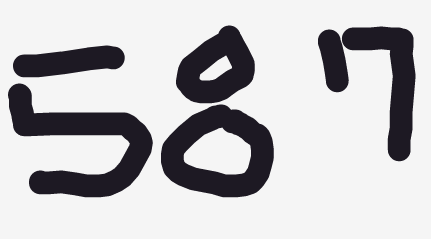
#> input picture ch7/587.png, 431 x 239 px, found by its file name
$ jupyter execute --allow-errors ocr_test.ipynb   (shell and % lines are left out)   (older library calls are emulated)
#> lines starting #> are read from the running program, lines starting #| are printed output that depends on the picture; after the words box and inside, x2 and y2 are one past the last pixel; in counts of white or black regions, pixels touching at a corner belong together
### ch7/ocr_mnist.py
from keras.datasets import mnist
from keras.models import Sequential
from keras.layers.core import Dense, Dropout, Activation, Flatten
from keras.layers import Convolution2D, MaxPooling2D
from keras.optimizers import SGD, Adam, RMSprop
from keras.utils import np_utils
image_w = 28
image_h = 28
nb_classes = 10
# [20 lines left out: function main, not called in this run]
def build_model():
  # MLP 모델 구축
  model = Sequential()
  model = Sequential()
  model.add(Dense(512, input_shape=(784,)))
  model.add(Activation('relu'))
  model.add(Dropout(0.2))
  model.add(Dense(512))
  model.add(Activation('relu'))
  model.add(Dropout(0.2))
  model.add(Dense(10))
  model.add(Activation('softmax'))
  model.compile(loss='categorical_crossentropy',
    optimizer=RMSprop(),
    metrics=['accuracy'])
  return model
# [2 lines that do not run on import are left out]

### ch7/ocr_test.ipynb
[cell 1]
import sys
import numpy as np
import cv2 as cv
import ocr_mnist

#> (the rest of this cell did not finish here and is left out)

[cell 2]
from matplotlib import pyplot as plt

[cell 3]
# 판정할 이미지

#im = cv.imread('numbers100.PNG')
#im = cv.imread('ttt.PNG')
im = cv.imread('587.PNG')
#> im is the input picture: shape (239, 431, 3); mean B, G, R 195.7, 193.4, 194.3

#im = cv.imread('digit.jpg')
# http://hanzratech.in/2015/02/24/handwritten-digit-recognition-using-opencv-sklearn-and-python.html

# 윤곽 추출하기 --- (※3)
im_p = cv.cvtColor(im, cv.COLOR_BGR2GRAY) # 그레이스케일로 변환하기
im_p = cv.GaussianBlur(im_p, (5, 5), 0) # 블러
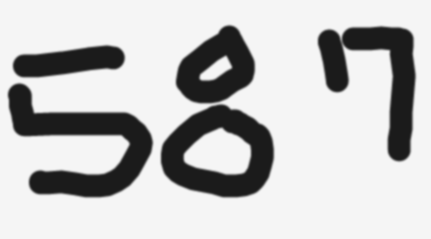
#> im_p: shape (239, 431); min 27, max 245, mean 193.9

[cell 4]
kernel = np.ones((3,3), np.uint8)
im_p = cv.erode(im_p, kernel, iterations=4)
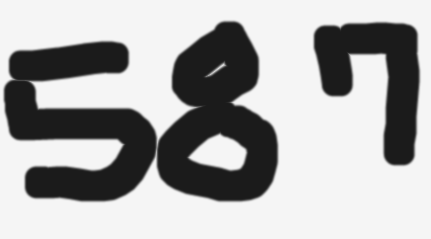
#> im_p: shape (239, 431); min 27, max 245, mean 171.3

[cell 5]
#thresh = cv.adaptiveThreshold(im_p, 255, cv.ADAPTIVE_THRESH_GAUSSIAN_C, 1, 11, 2) # 2진화
#thresh = cv.adaptiveThreshold(im_p,255,cv.ADAPTIVE_THRESH_GAUSSIAN_C, cv.THRESH_BINARY_INV,11,2)
thresh = cv.threshold(im_p, 50, 255, cv.THRESH_BINARY_INV)[1]
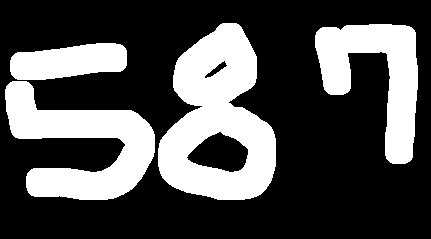
#> thresh: shape (239, 431); 31% white; 4 white regions

plt.imshow(thresh)

[cell 6]
contours = cv.findContours(thresh, cv.RETR_EXTERNAL, cv.CHAIN_APPROX_SIMPLE)[1]
#> contours = 4 contours; box (x1, y1, x2, y2) and area: (158, 23, 276, 200) 14072, (5, 81, 155, 200) 8602, (315, 24, 418, 164) 6794, (10, 43, 127, 80) 3170
#im2, contours, hierarchy = cv.findContours(thresh, cv.RETR_EXTERNAL, cv.CHAIN_APPROX_SIMPLE)

print(len(contours))
#| 4

[cell 7]
plt.imshow(cv.drawContours(im, contours, -1, (0,255,0), 3))
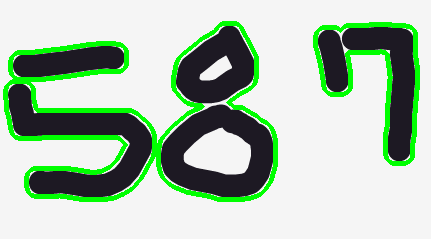
#> im: shape (239, 431, 3); 9.12% of pixels changed, all inside (x1, y1, x2, y2) = (3, 21, 420, 202)

[cell 8]
# x 순으로 정력
rects = []
for cnt in contours:
    x, y, w, h = cv.boundingRect(cnt) # --- (※5)
    rects.append(cv.boundingRect(cnt))
    cv.rectangle(im, (x, y), (x+w, y+h), (255,0,0), 2)
#> this loop made 4 passes
#> (x, y, w, h) on passes 1 to 4: (5, 81, 150, 119), (10, 43, 117, 37), (315, 24, 103, 140), (158, 23, 118, 177)
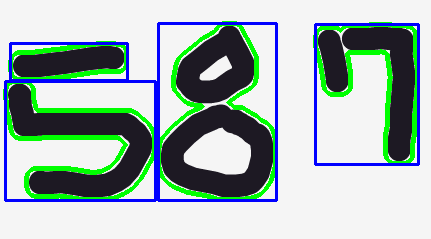
#> im: shape (239, 431, 3); 5.35% of pixels changed, all inside (x1, y1, x2, y2) = (4, 22, 420, 202)
#> after the loop, rects = [(5, 81, 150, 119), (10, 43, 117, 37), (315, 24, 103, 140), (158, 23, 118, 177)]

rects = sorted(rects, key=lambda x:x[0]) # 정렬하기
#> rects = [(5, 81, 150, 119), (10, 43, 117, 37), (158, 23, 118, 177), (315, 24, 103, 140)]
rects
#> Out has the same summary as rects

[cell 9]
plt.imshow(im)

[cell 10]
[cv.boundingRect(cnt) for cnt in contours]
#> Out = [(5, 81, 150, 119), (10, 43, 117, 37), (315, 24, 103, 140), (158, 23, 118, 177)]

$ run again, with ch7/numbers100.png copied over ch7/587.png
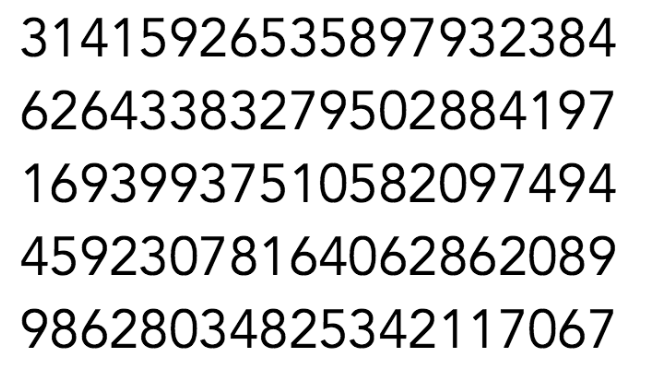
#> input picture ch7/numbers100.png, 647 x 367 px, found by its file name
#> im is the input picture: shape (367, 647, 3); min 0, max 255, mean 218.3
#> `thresh = cv.threshold(im_p, 50, 255, cv.THRESH_BINARY_INV)[1]`:
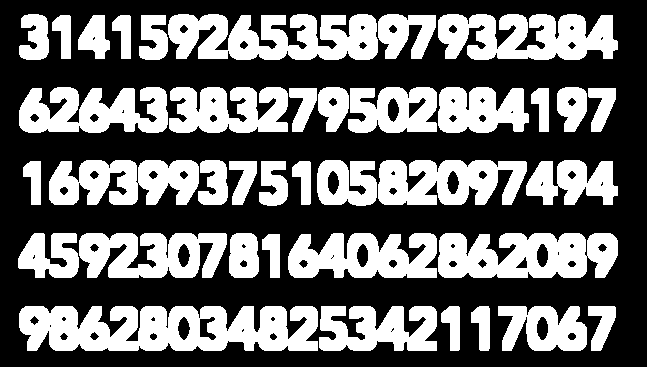
#> thresh: shape (367, 647); 40.9% white; 38 white regions
#> contours = 38 contours; largest, box (x1, y1, x2, y2) and area: (19, 306, 318, 351) 10679, (168, 14, 378, 60) 6896, (438, 233, 618, 278) 6627, (438, 14, 618, 60) 5847, (378, 160, 527, 205) 5022
#| 38
#> the loop `for cnt in contours:` made 38 passes
#> (x, y, w, h) on passes 1 to 8: (588, 306, 28, 45), (498, 306, 89, 45), (471, 306, 19, 45), (441, 306, 19, 45), (319, 306, 118, 45), (19, 306, 299, 45), (262, 234, 18, 44), (438, 233, 180, 45)
#> after the loop `for cnt in contours:`:
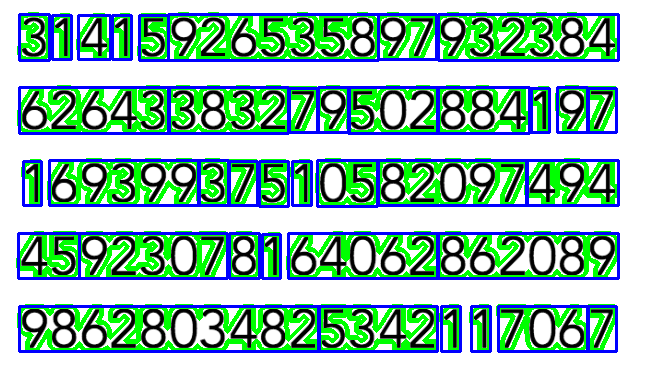
#> im: shape (367, 647, 3); mean B, G, R 172.2, 191.9, 144.7
#> after the loop `for cnt in contours:`: rects = 38 items, first 6: (588, 306, 28, 45), (498, 306, 89, 45), (471, 306, 19, 45), (441, 306, 19, 45), (319, 306, 118, 45), (19, 306, 299, 45)
#> `rects = sorted(rects, key=lambda x:x[0])`: rects = 38 items, first 6: (18, 233, 61, 45), (19, 306, 299, 45), (19, 87, 149, 46), (19, 14, 30, 46), (23, 161, 18, 44), (49, 160, 150, 45)
#> `rects`: Out has the same summary as rects
#> `[cv.boundingRect(cnt) for cnt in contours]`: Out = 38 items, first 6: (588, 306, 28, 45), (498, 306, 89, 45), (471, 306, 19, 45), (441, 306, 19, 45), (319, 306, 118, 45), (19, 306, 299, 45)
